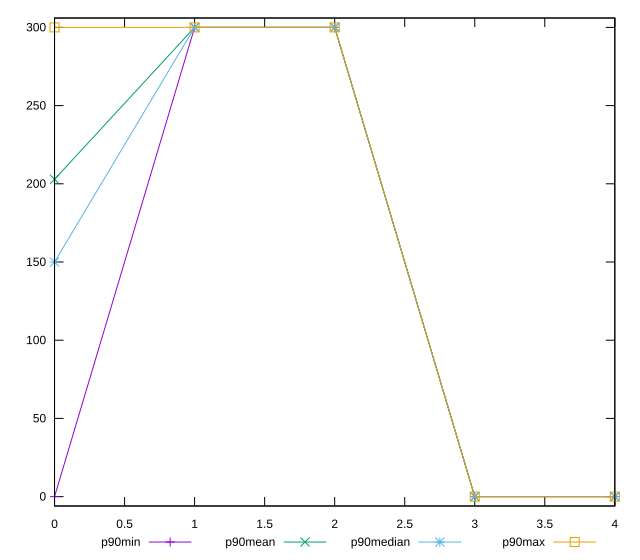

This figure's gnuplot source:
reset

$p90Min <<EOF
0 0
1 300
2 300
3 0
4 0
EOF

$p90Mean <<EOF
0 202.87234042553192
1 300
2 300
3 0
4 0
EOF

$p90Median <<EOF
0 150
1 300
2 300
3 0
4 0
EOF

$p90Max <<EOF
0 300
1 300
2 300
3 0
4 0
EOF

set key outside below
set xrange [0:4]
set yrange [-6:306]
set trange [-6:306]
set terminal svg size 640, 560 enhanced background rgb 'white'
set output "report_00025_2021-02-22T21:38:55.199Z/uses-optimized-images/progression/value.svg"

plot $p90Min title "p90min" with linespoints, \
     $p90Mean title "p90mean" with linespoints, \
     $p90Median title "p90median" with linespoints, \
     $p90Max title "p90max" with linespoints

reset
